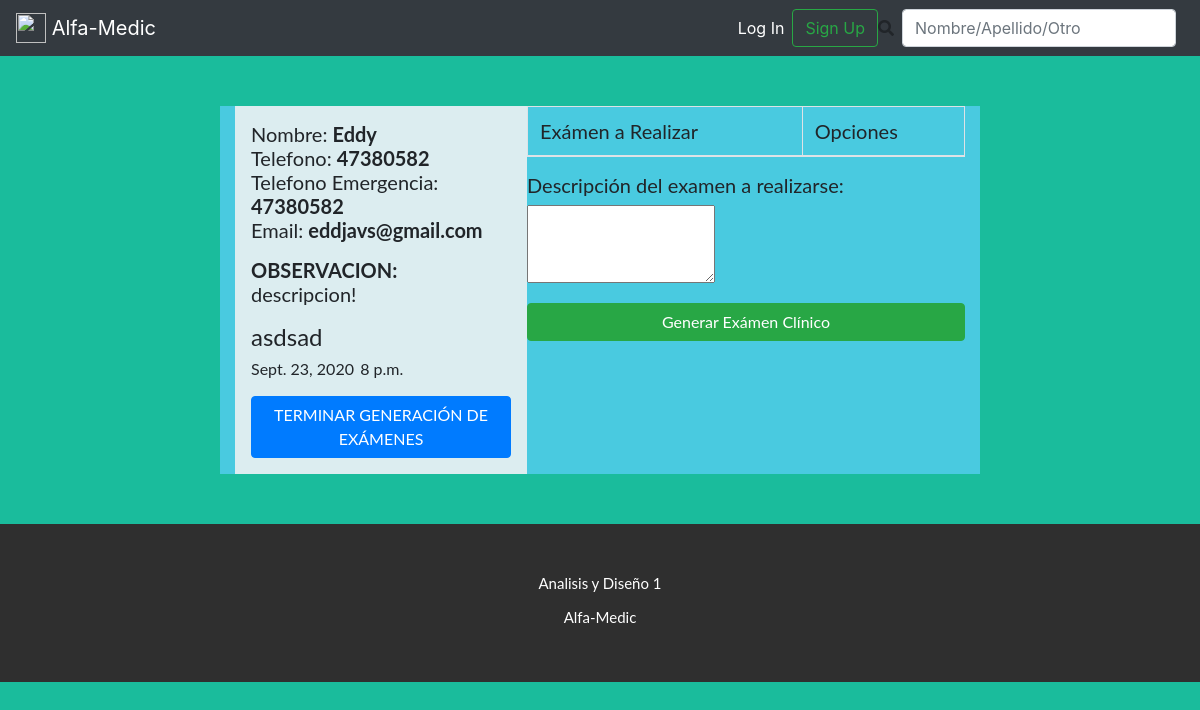
The app's page /crear_examen/5, older data.
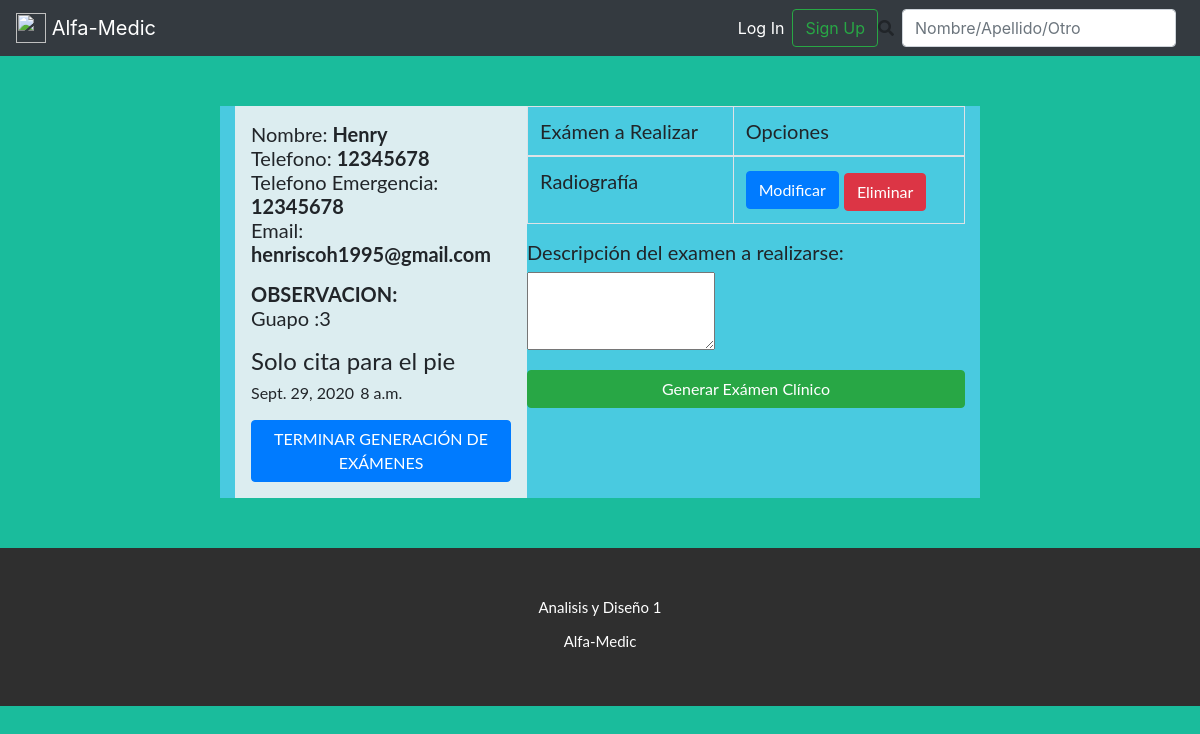
The same page, newer data.
### cita/models.py (models this page shows, shortened)
class Cita(models.Model):
    ESTADO_OPCIONES = [
        ('PENDIENTE', 'Pendiente'),
        ('ATENDIDA', 'Atendida'),
        ('CANCELADA', 'Cancelada'),
    ]
    fecha = models.DateTimeField(auto_now_add=True)
    fecha_cita = models.DateField()
    hora_cita = models.TimeField()
    estado = models.CharField(max_length=10, choices=ESTADO_OPCIONES, default='PENDIENTE')
    comentario = models.CharField(max_length=50)
    paciente = models.ForeignKey("users.Paciente", related_name="citas", on_delete=models.CASCADE)
    def __str__(self):
        return self.comentario

### users/models.py (models this page shows, shortened)
class Paciente(models.Model):
    GENERO_OPCIONES = [
        ('MASCULINO', 'Masculino'),
        ('FEMENINO', 'Femenino'),
    ]
    nombre = models.CharField(max_length=100)
    apellido = models.CharField(max_length=100)
    telefono = models.CharField(max_length=50, blank=True, null=True)
    telefono_emergencia = models.CharField(max_length=50, blank=True, null=True)
    correo = models.CharField(max_length=100)
    fecha_nacimiento = models.DateField() #DateField(input_formats=settings.DATE_INPUT_FORMATS, null=True, blan=True) para introducir la fecha dd-mm-DDDD
    direccion = models.CharField(max_length=200)
    descripccion = models.CharField(max_length=500, blank=True, null=True)
    sexo = models.CharField(max_length=10, choices=GENERO_OPCIONES, default='FEMENINO')

### examen/models.py (models this page shows, shortened)
class Examen(models.Model):
    fecha = models.DateTimeField(auto_now_add=True)
    descripcion = models.CharField(max_length=300)
    cita = models.ForeignKey(Cita, related_name="examenes", on_delete=models.CASCADE, blank=True, null=True)

### examen/views.py (the view, shortened to what this page needs)
# urls.py: path('crear_examen/<pk>', ExaminationCreate.as_view(), name='crear_examen'),
class ExaminationCreate(DetailView):
    login_url = '/notFound'
    model = Cita
    context_object_name = 'cita'
    template_name = 'examen/examination_create_form.html'
    def get_context_data(self, **kwargs):
        context = super(ExaminationCreate, self).get_context_data(**kwargs)
        context.update({
            'examination_form': ExaminationForm
        })
        return context

### templates/examen/examination_create_form.html (shortened to what this page needs)
{% extends '_base.html' %}
{% load static %}
{% block css %}
    <link rel="stylesheet" href="{% static 'css/cita_atender.css' %}" />
{% endblock css %}
{% block content %}
<div class="row" style=" font: 400 15px Lato, sans-serif; font-size: 20px; margin: 30px;">
<div class="col"></div>
<div style="background-color: #49cae0;  margin: 20px;" class="col-8" >
    <div class="citas">
        <div class="cita">
            <div class="paciente">
                <p>
                    Nombre: <strong>{{cita.paciente.nombre}}</strong></br>
                    Telefono: <strong>{{cita.paciente.telefono}}</strong></br>
                    Telefono Emergencia: <strong>{{cita.paciente.telefono_emergencia}}</strong></br>
                    Email: <strong>{{cita.paciente.correo}}</strong></br>
                </p>
            </div>
            <div class="observaciones">
                <p>
                    <strong>OBSERVACION:</strong>
                    {{cita.paciente.descripccion}}
                </p>
            </div>
            <div class="resumen">
                <p>
                    {{cita}} </br>
                    <small>{{cita.fecha_cita}}</small>
                    <small>{{cita.hora_cita}}</small>
                </p>
            </div>
            <div class="actions">
                <a href="{% url 'cita_detail' cita.id %}" class="btn btn-primary "> TERMINAR GENERACIÓN DE EXÁMENES </a>
            </div>
        </div>
        <div class="examenes">
            <table class="table table-bordered">
                <thead>
                    <tr>
                        <td>Exámen a Realizar</td>
                        <td>Opciones</td>
                    </tr>
                </thead>
                <tbody>
                {% for examen in cita.examenes.all %}
                    <tr>
                        <td>{{ examen.descripcion }}</td>
                        <td>
                            <a class="btn btn-primary" href="{% url 'modificar_examen' examen.id %}">Modificar</a>
                            <a class="btn btn-danger mt-1" href="{% url 'eliminar_examen' examen.id %}">Eliminar</a>
                        </td>
                    </tr>
                {% endfor %}
                </tbody>
            </table>
            <div class="agregar_nueva">
                <form action="{% url 'accion_crear' cita.id %}" method='POST'>{% csrf_token %}
                    {{ examination_form.as_p }}
                    <input class="btn btn-success btn-block" type='submit' value='Generar Exámen Clínico'/>
                </form>
            </div>
        </div>
    </div>
</div>
<div class="col"></div>
</div>
{% endblock content %}

Row changes from the older to the newer data that the page shows:
changed Cita: paciente.nombre "Eddy" → "Henry"; paciente.telefono "47380582" → "12345678"; paciente.telefono_emergencia "47380582" → "12345678"; paciente.correo "eddjavs@gmail.com" → "henriscoh1995@gmail.com"; paciente.descripccion "descripcion!" → "Guapo :3"; comentario "asdsad" → "Solo cita para el pie"; fecha_cita "Sept. 23, 2020" → "Sept. 29, 2020"; hora_cita "8 p.m." → "8 a.m."
added Examen: descripcion "Radiografía"
